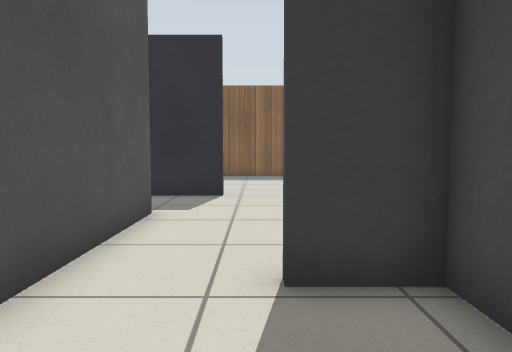
view 1 (above)

16 first-person views from a walk through a Gazebo world. The camera is 0.72 m above the floor, tilts 4° down and sees 70° across. The floor is counted in squares, 0.5 m on a side. Each view is taken from the middle of a square. On the plan, view 1 faces up. The plan holds only what a view shows up to about 16 squares ahead; the rest is blank. Robots are left out. Simple patterns stand in for the simulator's built-in surfaces.

view 2
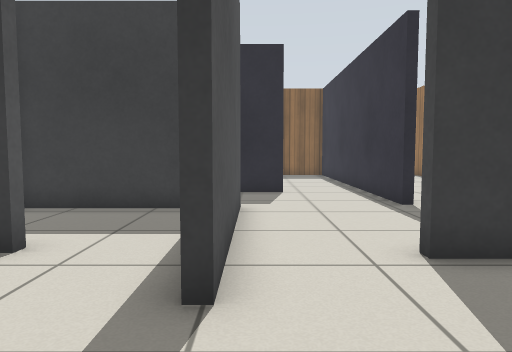

view 3
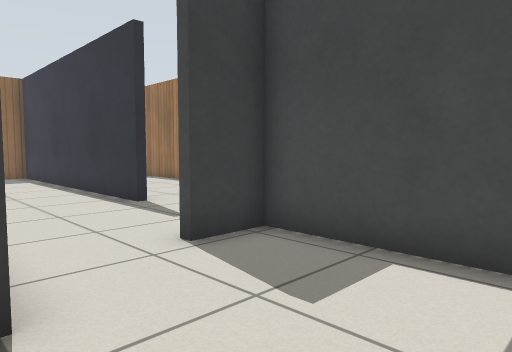

view 4
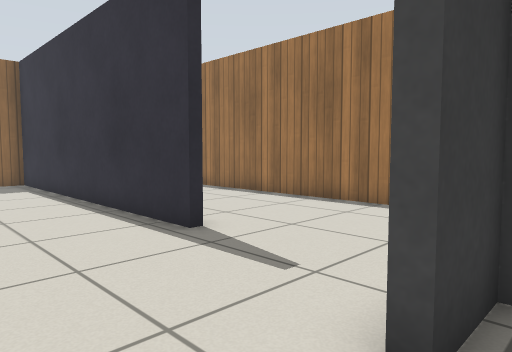

view 5
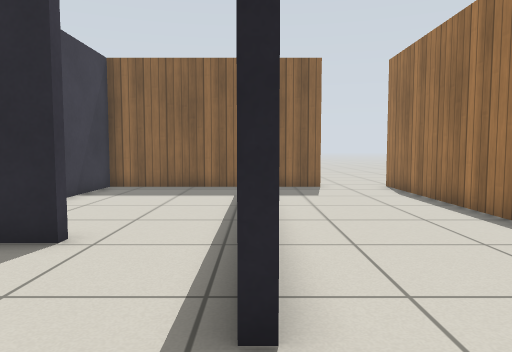

view 6
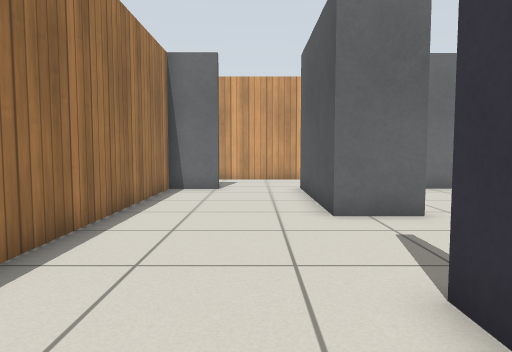

view 7
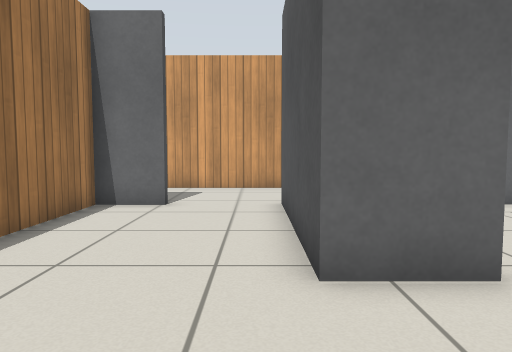

view 8
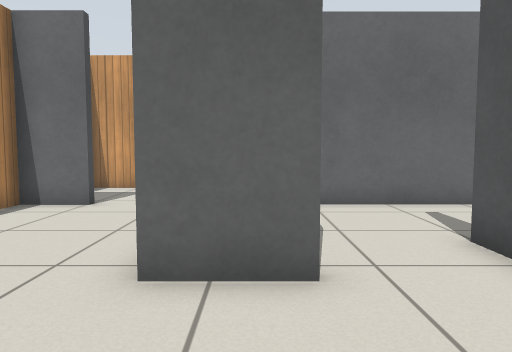

view 9
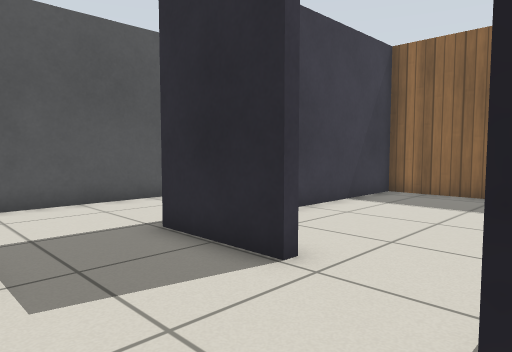

view 10
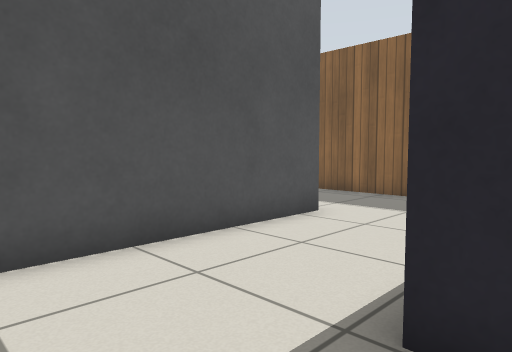

view 11
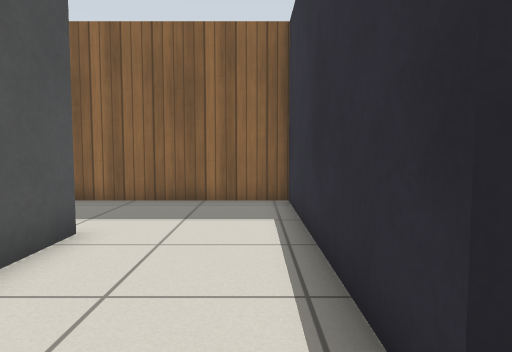

view 12
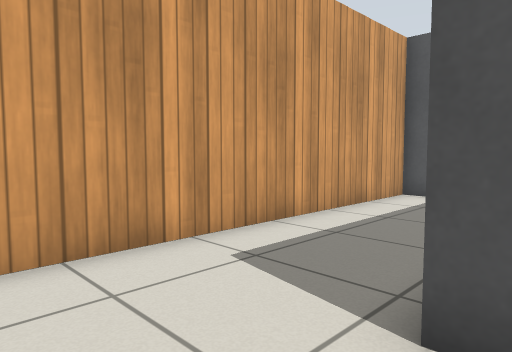

view 13
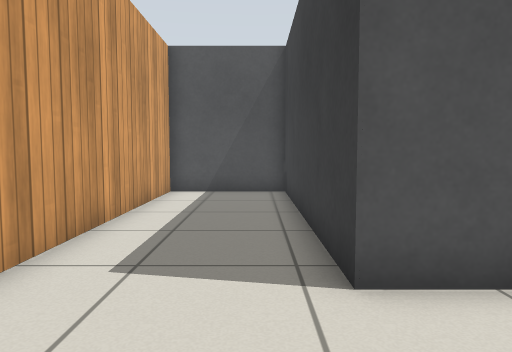

view 14
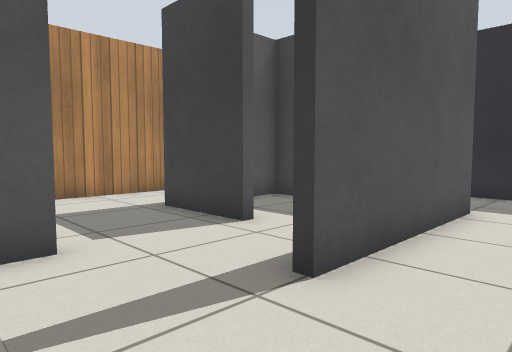

view 15
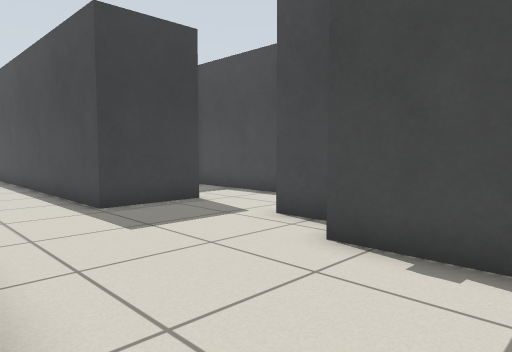

view 16
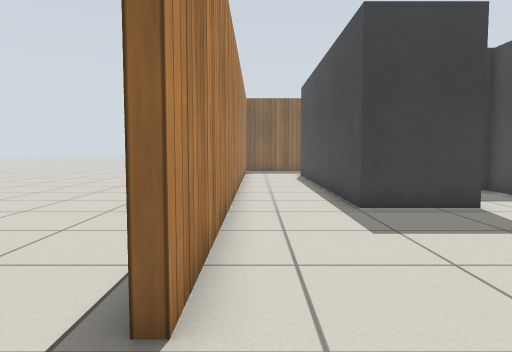

### Floor plan
Ten units are one square. View 1 is at (0, 0); x grows to the right and y downward. Boxes are objects, and circles mark ways between rooms. Rooms are numbered by the first view taken in them; rooms with no view inside come last. Other rooms are left out.
<svg viewBox="-122 -209 200 274">
<path fill="none" stroke="#000" d="M2 -41 23 -41M20 -85 20 -115M-24 -84 -24 -22M23 -86 18 -86M20 2 20 -38 2 -38M-11 -116 -26 -116M-25 16 -6 16M-55 -6 -55 1M-49 16 -25 16M23 -41 23 20 -68 20 -68 60 73 60M23 -95 23 -86M54 20 54 16 72 16 72 -196M46 -204 29 -204M-26 -116 -41 -116 -41 -204 -76 -204M-81 -162 -81 -97M-117 -105 -117 24M-54 -40 -84 -40 -84 -144M-58 9 -58 -6M-71 43 -71 16M-76 -204 -111 -204M-11 -120 -11 -116M20 -115 20 -204 -38 -204 -38 -152M-27 -32 -27 -80 -81 -80 -81 -70"/>
<circle cx="-30" cy="-5" r="3" fill="#2a7"/>
<circle cx="20" cy="-65" r="3" fill="#2a7"/>
<circle cx="-35" cy="-100" r="3" fill="#2a7"/>
<circle cx="0" cy="-120" r="3" fill="#2a7"/>
<circle cx="-60" cy="-20" r="3" fill="#2a7"/>
<circle cx="-45" cy="-40" r="3" fill="#2a7"/>
<circle cx="-80" cy="-180" r="3" fill="#2a7"/>
<text x="0" y="-50">1</text>
<text x="-40" y="-10">2</text>
<text x="30" y="-50">3</text>
<text x="-60" y="-130">4</text>
<text x="-100" y="-60">5</text>
<text x="-10" y="-160">6</text>
<text x="-50" y="-60">7</text>
</svg>
Room 1 opens to room 2. Room 1 opens to room 3. Room 1 opens to room 4. Room 1 opens to room 6. Room 2 opens to room 5. Room 2 opens to room 7. Room 4 opens to room 5.

Where each view was taken, in squares from view 1:
view 1: 0 up, 0 right, facing up
view 2: 1 down, 2 left, facing up
view 3: 1 down, 3 left, facing up-right
view 4: 3 up, 2 left, facing up-right
view 5: 6 up, 2 right, facing up
view 6: 12 up, 4 right, facing down
view 7: 8 up, 3 right, facing down
view 8: 8 up, 1 right, facing down
view 9: 8 up, 2 right, facing up-left
view 10: 9 up, 3 left, facing up-left
view 11: 10 up, 5 left, facing up
view 12: 1 down, 5 right, facing down-left
view 13: 3 down, 6 right, facing left
view 14: 1 down, 0 right, facing up-left
view 15: 5 down, 12 left, facing up-right
view 16: 5 down, 11 left, facing up
